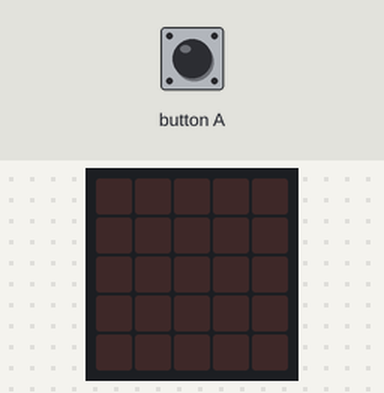
Simulated run of this program. Board: BBC micro:bit (MakeCode). Shown: the board's 5×5 LED display. The test bench sets the inputs (shaded band). Random numbers come from a fixed seed.

Above: at 1.2 s.
1.3 s: button A pressed for 0.15 s
At 2.1 s:
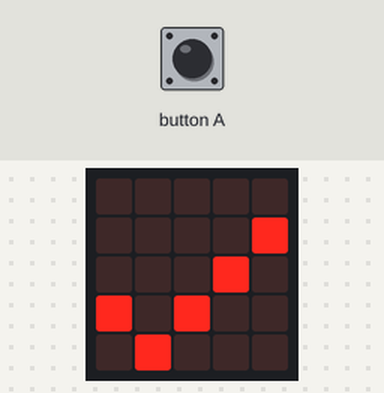
At 10.2 s:
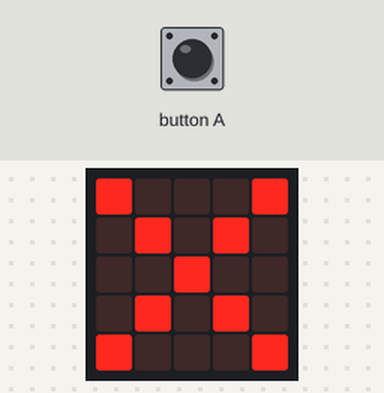
Timing chart, 0 to 10.5 s (numbered marks = the images above; inputs shaded):
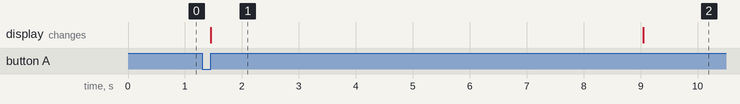

Measured:
- after the input at 1.3 s, the display: changes after 0.15 s (image 1)
- what the display in image 1 shows lasts 7.6 s, from 1.5 s to 9.1 s

The program:

main.ts
```typescript
let timer = 0
input.onButtonPressed(Button.A, function () {
    timer = randint(5, 15)
    basic.showIcon(IconNames.Yes)
    while (timer > 0) {
        timer += -1
        basic.pause(1000)
    }
    basic.showIcon(IconNames.No)
})
basic.forever(function () {

})
```

test.ts
```typescript
// les tests vont ici ; cela ne sera pas compilé si ce paquet est utilisé en tant qu'extension.
```
